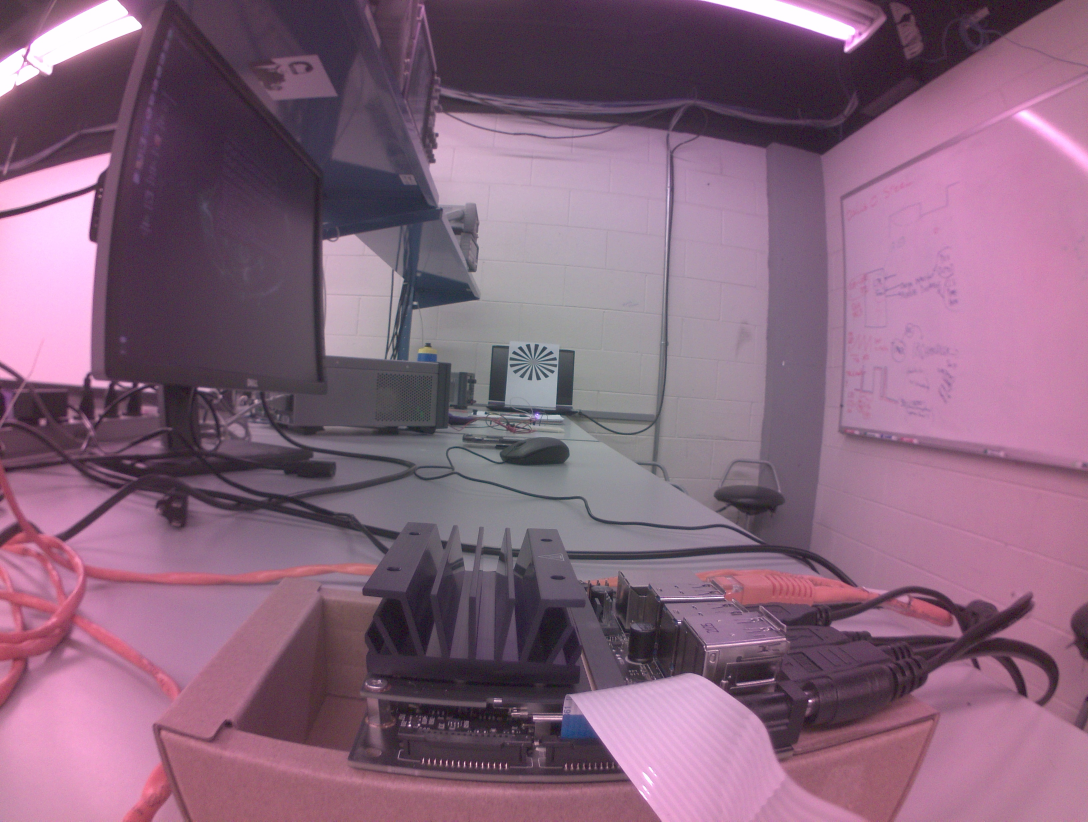
#> input picture Jetson_Dev/poc_camera/100deg_lens.jpg, 3264 x 2464 px, given in place of x-raw, format=(string)BGR ! appsink, which was not available (shown at 1/3 size)
$ python canny_test.py
#> lines starting #> are read from the running program, lines starting #| are printed output that depends on the picture; after the words box and inside, x2 and y2 are one past the last pixel; in counts of white or black regions, pixels touching at a corner belong together; pictures that were not available may be replaced by others from this repository, and a replacement may not be noted
import cv2
import numpy as np
import matplotlib.pyplot as plt

# image = cv2.imread('image.png')
# g = cv2.cvtColor(image, cv2.COLOR_RGB2GRAY)
# edge = cv2.Canny(g, 100, 200)

def gstreamer_pipeline(
    capture_width=3264,
    capture_height=2464,
    display_width=1080,
    display_height=720,
    framerate=21,
    flip_method=2,
):
    return (
        "nvarguscamerasrc ! "
        "video/x-raw(memory:NVMM), "
        "width=(int)%d, height=(int)%d, "
        "format=(string)NV12, framerate=(fraction)%d/1 ! "
        "nvvidconv flip-method=%d ! "
        "video/x-raw, width=(int)%d, height=(int)%d, format=(string)BGRx ! "
        "videoconvert ! "
        "video/x-raw, format=(string)BGR ! appsink"
        % (
            capture_width,
            capture_height,
            framerate,
            flip_method,
            display_width,
            display_height,
        )
    )

def show_camera():
# To flip the image, modify the flip_method parameter (0 and 2 are the most common)
    print(gstreamer_pipeline(flip_method=2))
    cap = cv2.VideoCapture(gstreamer_pipeline(flip_method=2), cv2.CAP_GSTREAMER)
    if cap.isOpened():
        window_handle = cv2.namedWindow("CSI Camera", cv2.WINDOW_AUTOSIZE)
        # # Window
        while cv2.getWindowProperty("CSI Camera", 0) >= 0:
            ret_val, image = cap.read()
#> image is the input picture: shape (2464, 3264, 3); mean B, G, R 124.7, 101.6, 135.1
            g = cv2.cvtColor(image, cv2.COLOR_BGR2GRAY)
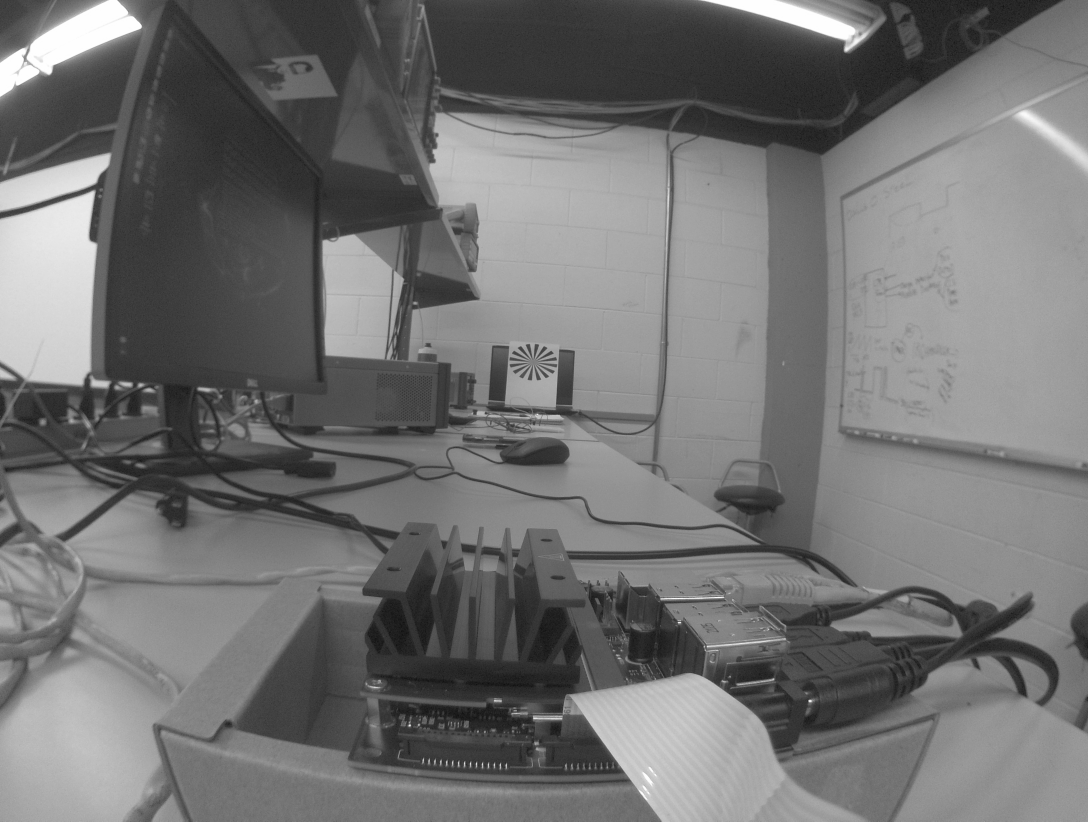
#> g: shape (2464, 3264) (shown at 1/3 size); min 6, max 255, mean 114.3
            edge = cv2.Canny(g, 250, 255)
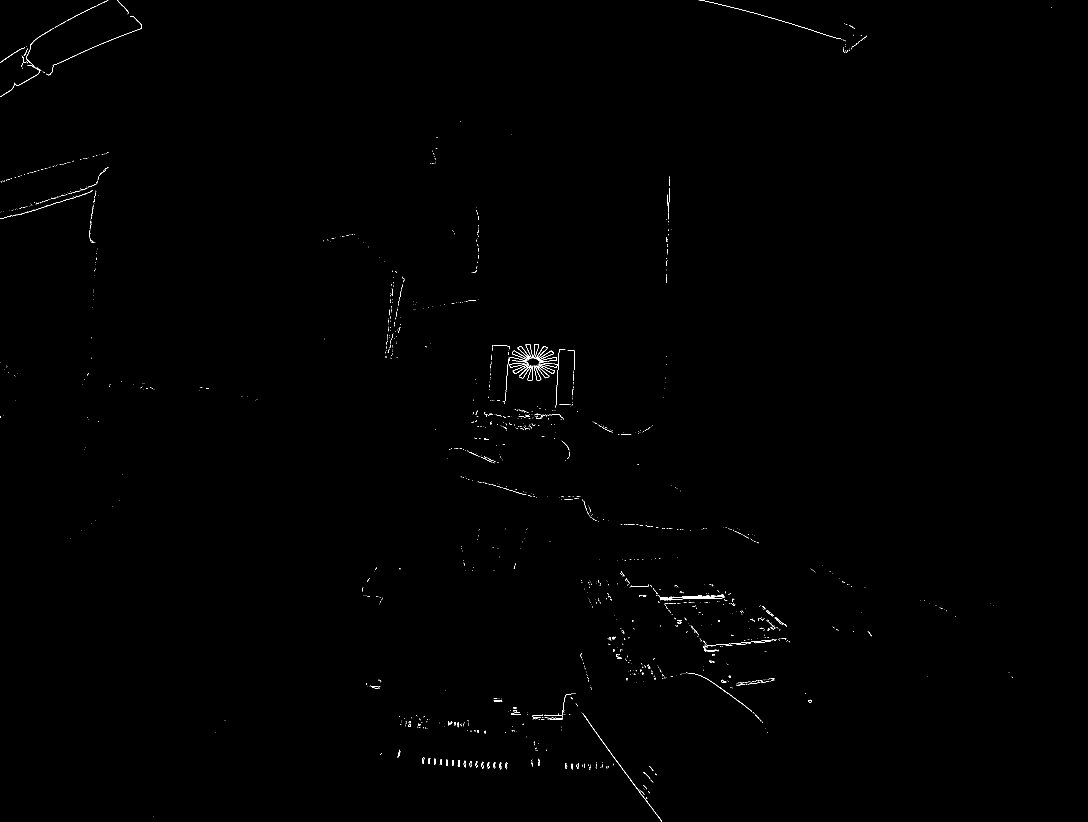
#> edge: shape (2464, 3264) (shown at 1/3 size); 0.19% white in thin lines or dots
            contours, hierarchy = cv2.findContours(image=edge, mode=cv2.RETR_TREE, method=cv2.CHAIN_APPROX_NONE)
#> contours = 1643 contours, 1613 with area under 20; largest, box (x1, y1, x2, y2) and area: (1980, 1789, 2174, 1799) 686, (1980, 1789, 2173, 1799) 681, (1748, 2140, 1906, 2359) 155, (158, 48, 426, 197) 75, (1906, 2360, 1985, 2464) 68
            #cv2.drawContours(image=edge, contours=contours, contourIdx=-1, color=(0, 255, 0), thickness=2, lineType=cv2.LINE_AA)
                # cv2.circle(image_copy, (cX, cY), 5, (255, 255, 255), -1)
        #
        #     contours, hierarchy = cv2.findContours(image=thresh, mode=cv2.RETR_TREE, method=cv2.CHAIN_APPROX_NONE)
            for c in contours:
                # [9 lines of commented-out code are left out]
                cv2.drawContours(image=image, contours=contours, contourIdx=-1, color=(0, 255, 0), thickness=2, lineType=cv2.LINE_AA)
#> this loop made 1 pass
#> c on pass 1: [[459, 2449]]
                # cv2.circle(image_copy, (cX, cY), 5, (255, 255, 255), -1)
        #         cv2.putText(img, "centroid", (cX - 25, cY - 25),cv2.FONT_HERSHEY_SIMPLEX, 0.5, (255, 255, 255), 2)
            cv2.imshow('CSI Camera', image)
        #     #print("before imshow")
        #     #cv2.waitKey(3000)
        #     #print("after imshow")
        #     #cv2.imwrite('image_thres1.jpg', thresh)
            keyCode = cv2.waitKey(30) & 0xFF
        #Stop the program on the ESC key
            if keyCode == 27:
                cv2.imwrite('image_thres1.jpg', image)
                break
        cap.release()
        cv2.destroyAllWindows()
    else:
        print("Unable to open camera")


if __name__ == "__main__":
#> (the run stopped early here; a loop or call above may not have finished)

$ run again, on Jetson_Dev/poc_camera/75deg_lens.jpg
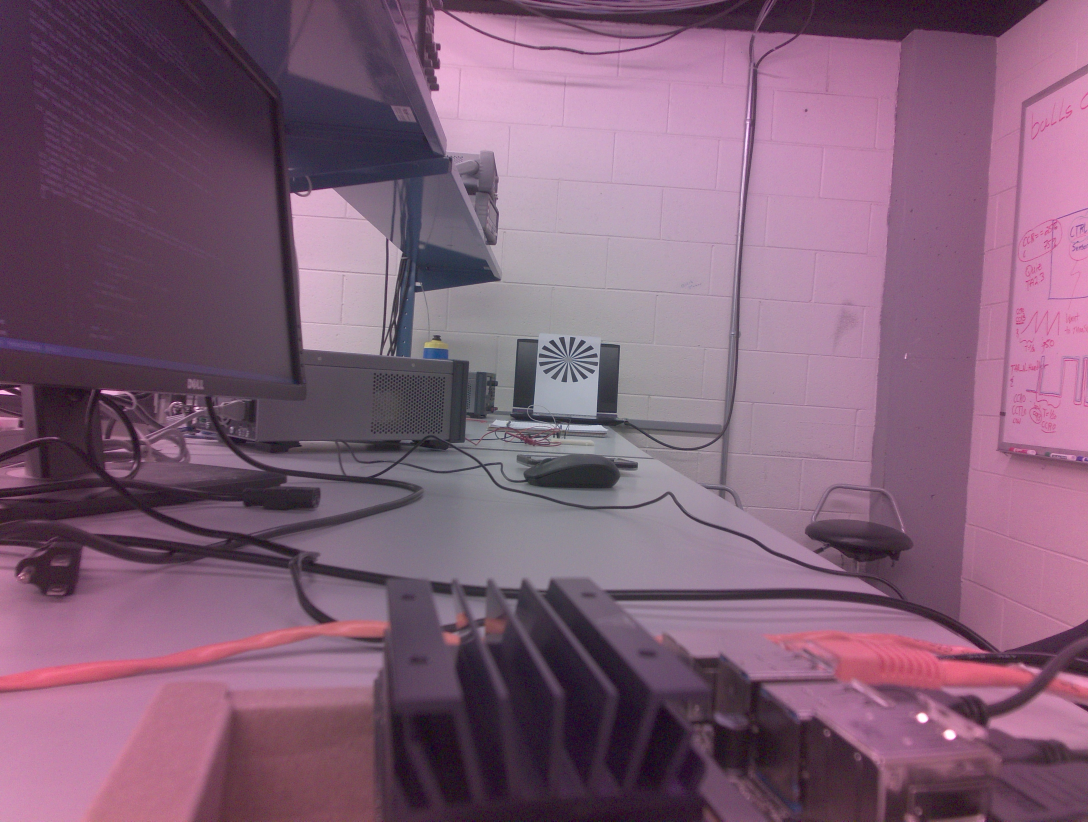
#> input picture Jetson_Dev/poc_camera/75deg_lens.jpg, 3264 x 2464 px, given in place of x-raw, format=(string)BGR ! appsink, which was not available (shown at 1/3 size)
#> in show_camera, image is the input picture: shape (2464, 3264, 3); mean B, G, R 118.4, 95.1, 128.3
#> in show_camera, `g = cv2.cvtColor(image, cv2.COLOR_BGR2GRAY)`:
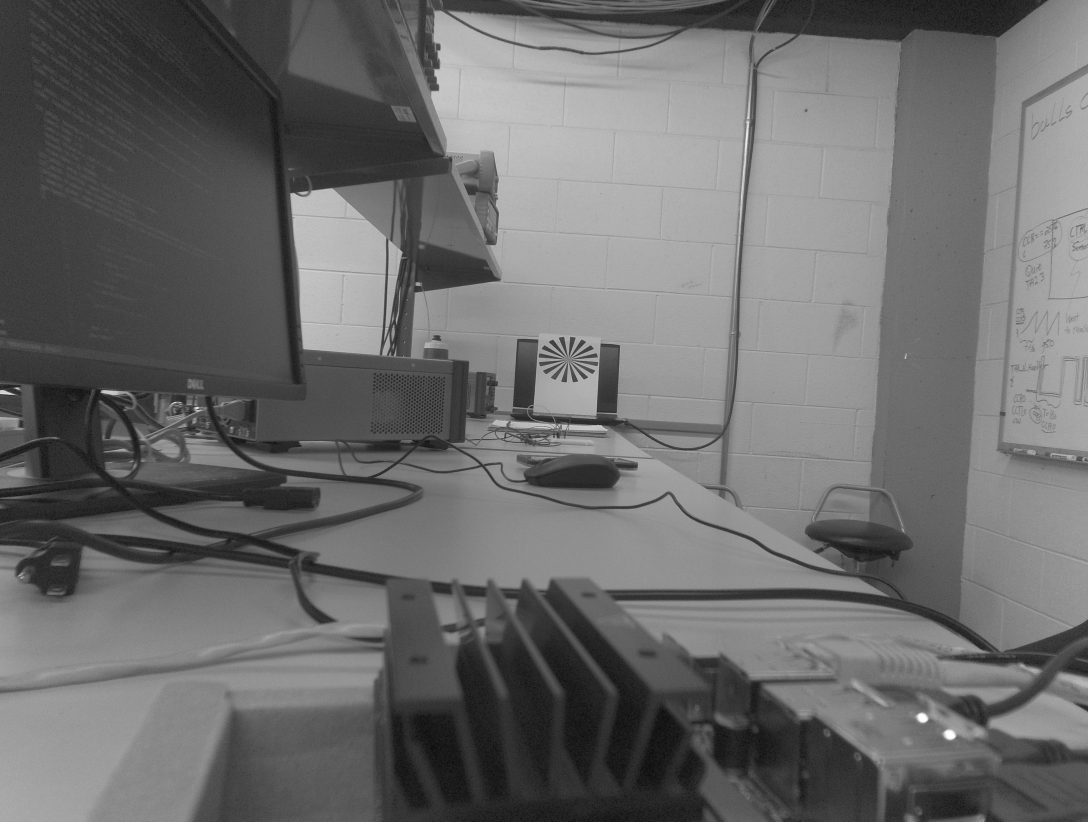
#> g: shape (2464, 3264) (shown at 1/3 size); min 4, max 255, mean 107.7
#> in show_camera, `edge = cv2.Canny(g, 250, 255)`:
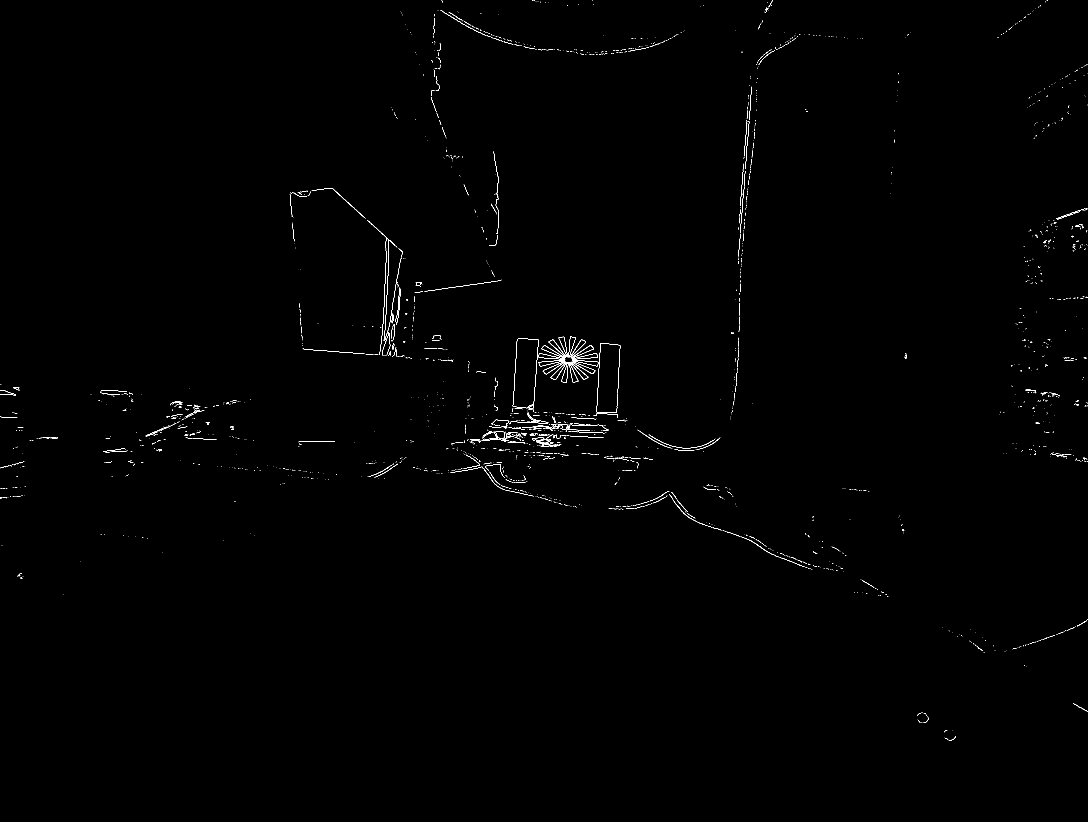
#> edge: shape (2464, 3264) (shown at 1/3 size); 0.29% white in thin lines or dots
#> contours = 2371 contours, 2340 with area under 20; largest, box (x1, y1, x2, y2) and area: (1538, 1016, 1616, 1225) 12804, (1538, 1016, 1616, 1225) 12794, (1714, 1036, 1782, 1076) 592, (1705, 1010, 1727, 1073) 575, (1706, 1010, 1727, 1072) 574
#> the loop in show_camera, `for c in contours: # calculate moments for each contour # M = cv2.mome..` made 1 pass

$ run again, on Jetson_Dev/poc_camera/IRlens_invis_name.jpg
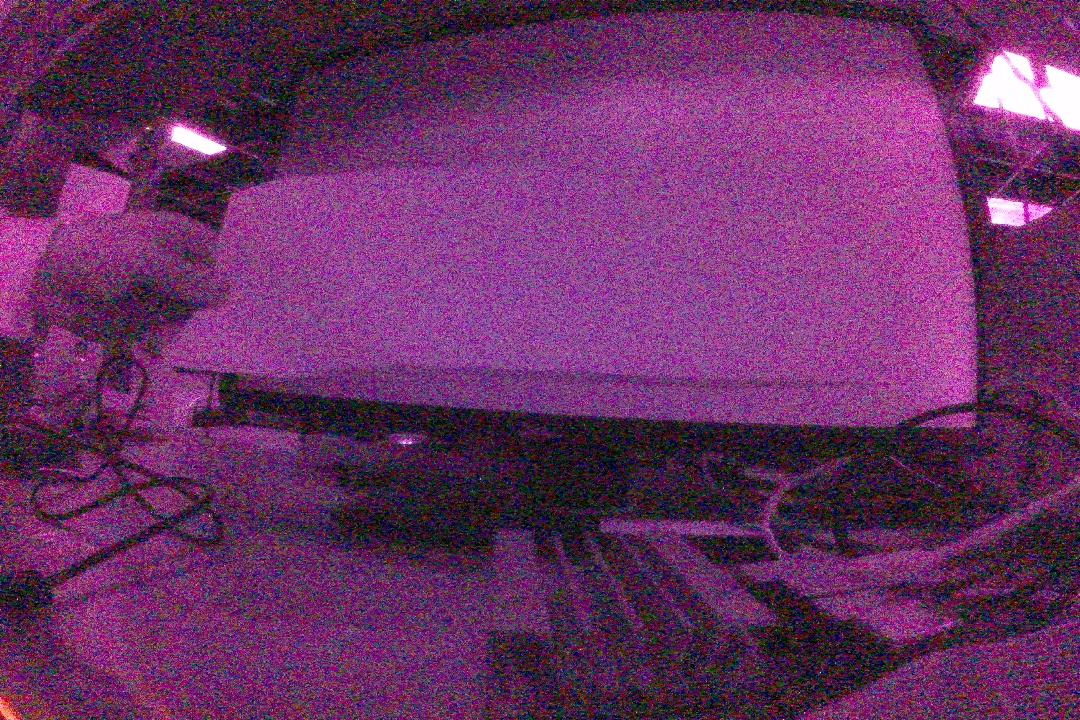
#> input picture Jetson_Dev/poc_camera/IRlens_invis_name.jpg, 1080 x 720 px, given in place of x-raw, format=(string)BGR ! appsink, which was not available
#> in show_camera, image is the input picture: shape (720, 1080, 3); mean B, G, R 99.1, 48.1, 104.2
#> in show_camera, `g = cv2.cvtColor(image, cv2.COLOR_BGR2GRAY)`:
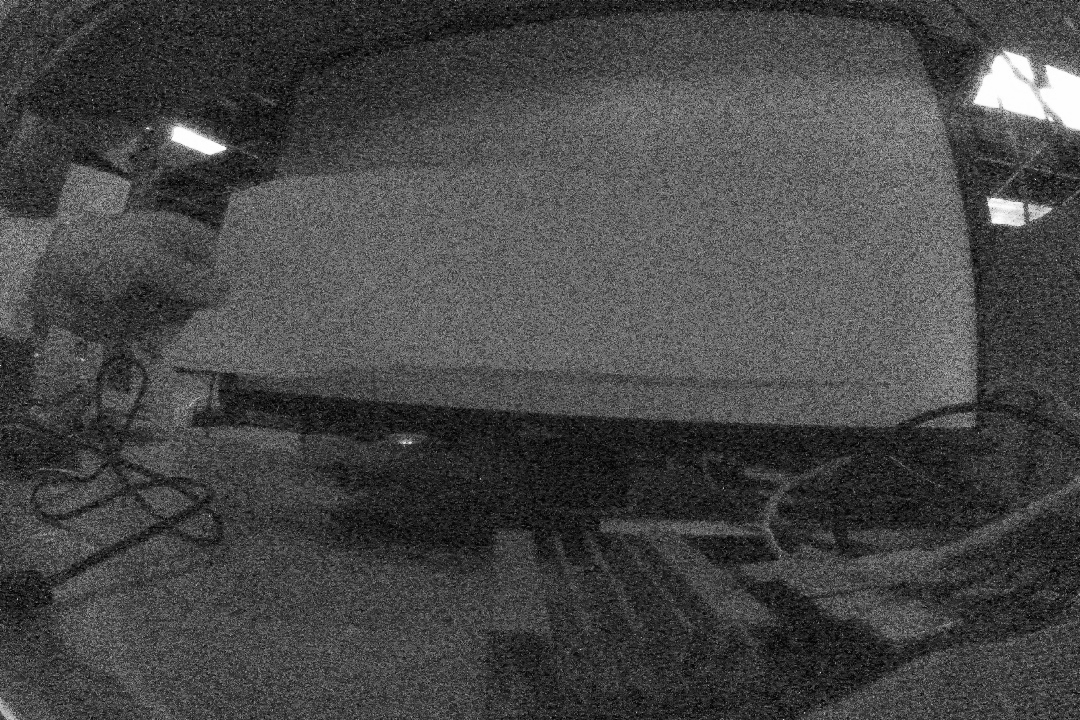
#> g: shape (720, 1080); min 0, max 255, mean 70.7
#> in show_camera, `edge = cv2.Canny(g, 250, 255)`:
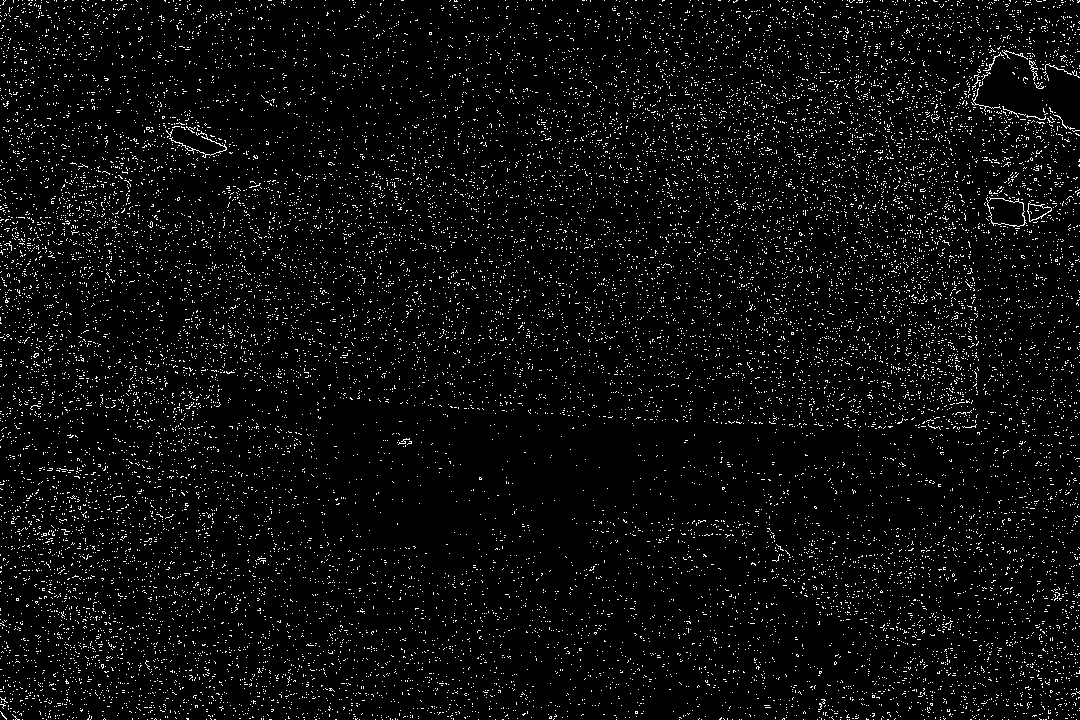
#> edge: shape (720, 1080); 4.5% white in thin lines or dots
#> contours = 19131 contours, 19127 with area under 20; largest, box (x1, y1, x2, y2) and area: (1027, 201, 1052, 222) 247, (1027, 203, 1052, 222) 232, (1029, 60, 1038, 81) 30, (169, 131, 227, 158) 26
#> the loop in show_camera, `for c in contours: # calculate moments for each contour # M = cv2.mome..` made 1 pass
